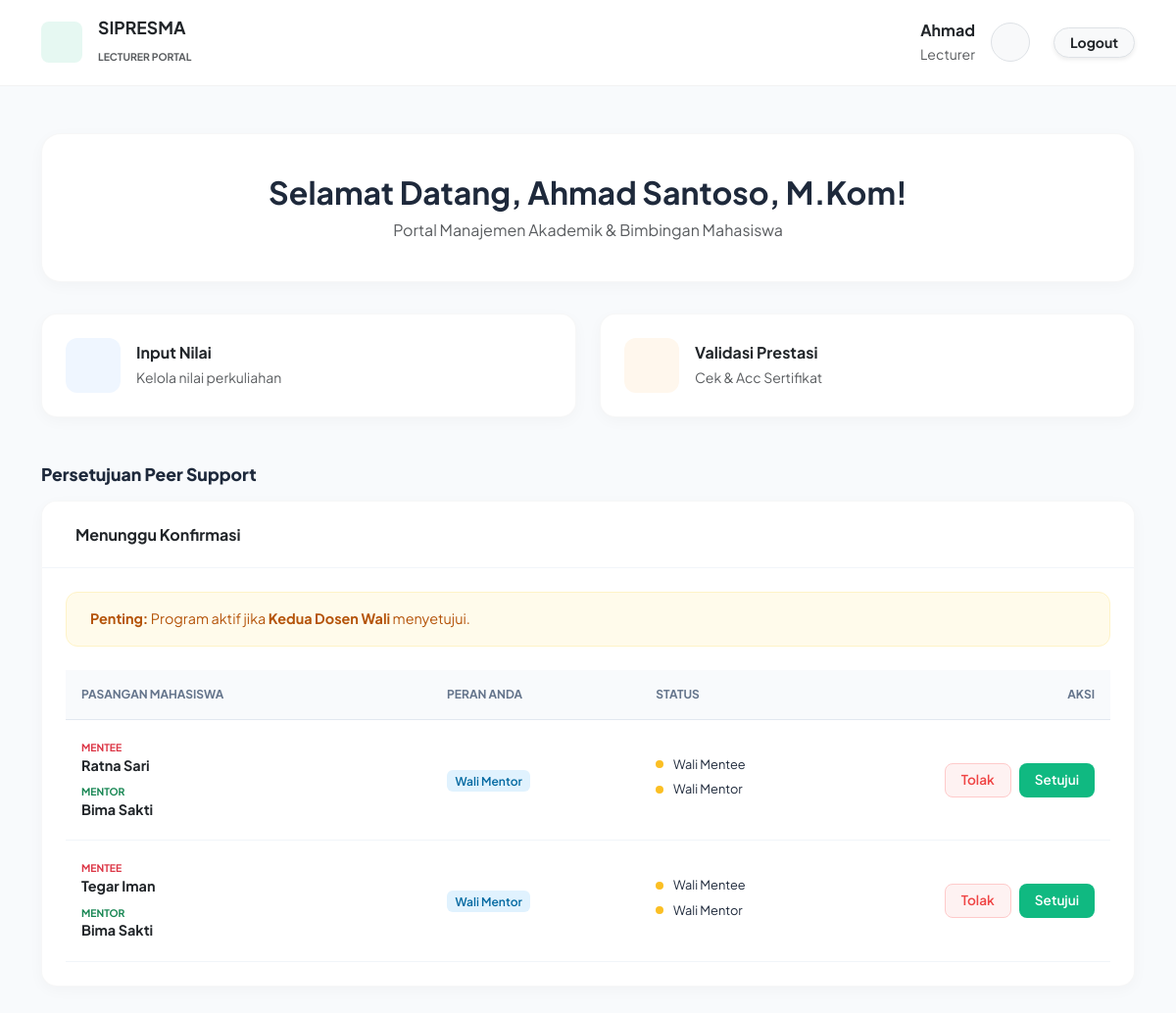
/dashboard/welcome_dosen.php (signed in), run on the app's committed database.
### tables this page shows
CREATE TABLE `dosen` (
  `nidn` varchar(20) NOT NULL,
  `id_user` int(11) NOT NULL,
  `id_prodi` int(11) NOT NULL,
  `nama_lengkap` varchar(100) NOT NULL,
  `email` varchar(100) DEFAULT NULL
);

CREATE TABLE `peer_support` (
  `id_match` int(11) NOT NULL,
  `mentee_nim` varchar(20) NOT NULL,
  `mentor_nim` varchar(20) NOT NULL,
  `tanggal_mulai` date NOT NULL,
  `status` enum('menunggu_dosen','aktif','ditolak') DEFAULT 'menunggu_dosen',
  `catatan_progress` text DEFAULT NULL,
  `acc_doswal_mentee` tinyint(1) DEFAULT 0,
  `acc_doswal_mentor` tinyint(1) DEFAULT 0
);

CREATE TABLE `mahasiswa` (
  `nim` varchar(20) NOT NULL,
  `id_user` int(11) NOT NULL,
  `id_prodi` int(11) NOT NULL,
  `dosen_wali` varchar(20) DEFAULT NULL,
  `nama_lengkap` varchar(100) NOT NULL,
  `angkatan` year(4) NOT NULL,
  `ipk_terakhir` decimal(3,2) DEFAULT 0.00,
  `sks_tempuh` int(11) DEFAULT 0,
  `status_akademik` enum('aktif','cuti','do','lulus') DEFAULT 'aktif'
);

### dashboard/welcome_dosen.php (the view, shortened to what this page needs)
<?php
include '../config/koneksi.php';
$id_user = $_SESSION['id_user'];
$q_dosen = mysqli_query($koneksi, "SELECT nidn, nama_lengkap FROM dosen WHERE id_user='$id_user'");
$data_dosen = mysqli_fetch_assoc($q_dosen);
$nidn_saya = $data_dosen['nidn'];
$nama_depan = explode(' ', trim($data_dosen['nama_lengkap']))[0];
?>
<!DOCTYPE html>
<html lang="id">
<head>
    <link href="https://cdn.jsdelivr.net/npm/bootstrap@5.3.0/dist/css/bootstrap.min.css" rel="stylesheet">
</head>
<body>
    <nav class="navbar navbar-expand-lg navbar-clean mb-5">
        <div class="container">
            <a class="navbar-brand d-flex align-items-center gap-3" href="#">
                <div class="logo-box"><iconify-icon icon="solar:infinity-bold" style="font-size: 1.5rem;"></iconify-icon></div>
                <div><h5 class="fw-bold mb-0 text-dark" style="font-size: 1.1rem;">SIPRESMA</h5><small class="text-muted fw-bold" style="font-size: 0.65rem;">LECTURER PORTAL</small></div>
            </a>
            <div class="d-flex align-items-center gap-3">
                <div class="d-none d-md-block text-end"><span class="fw-bold d-block text-dark"><?php echo $nama_depan; ?></span><small class="text-muted">Lecturer</small></div>
                <div class="bg-light rounded-circle border p-1 d-flex align-items-center justify-content-center" style="width: 40px; height: 40px;"></div>
                <a href="../logout.php" class="btn btn-light btn-sm rounded-pill px-3 fw-bold text-dark shadow-sm border ms-2">Logout</a>
            </div>
        </div>
    </nav>
    <div class="container">
        <div class="welcome-card">
            <h2 class="fw-bold mb-2">Selamat Datang, <?php echo $data_dosen['nama_lengkap']; ?>!</h2>
            <p class="text-muted mb-0">Portal Manajemen Akademik & Bimbingan Mahasiswa</p>
        </div>
        <div class="menu-grid">
            <a href="../nilai/index.php" class="menu-card">
                <div class="d-flex align-items-center">
                    <div class="menu-icon-box bg-icon-blue">
                    </div>
                    <div>
                        <h6 class="fw-bold text-dark mb-1">Input Nilai</h6>
                        <small class="text-muted">Kelola nilai perkuliahan</small>
                    </div>
                </div>
            </a>
            <a href="../prestasi/index.php" class="menu-card">
                <div class="d-flex align-items-center">
                    <div class="menu-icon-box bg-icon-orange">
                    </div>
                    <div>
                        <h6 class="fw-bold text-dark mb-1">Validasi Prestasi</h6>
                        <small class="text-muted">Cek & Acc Sertifikat</small>
                    </div>
                </div>
            </a>
        </div>
        <h5 class="section-title">Persetujuan Peer Support</h5>
        <div class="card-modern">
            <div class="card-header-clean">
                <h6 class="fw-bold mb-0 text-dark">Menunggu Konfirmasi</h6>
            </div>
            <div class="p-4">
                <div class="alert alert-warning d-flex align-items-center gap-2 mb-4" style="background: #fffbeb; border-color: #fef3c7; color: #b45309; border-radius: 12px;">
                    <div style="font-size: 0.9rem;"><strong>Penting:</strong> Program aktif jika <strong>Kedua Dosen Wali</strong> menyetujui.</div>
                </div>
                <div class="table-responsive">
                    <table class="table table-custom mb-0">
                        <thead>
                            <tr>
                                <th style="width: 35%;">Pasangan Mahasiswa</th>
                                <th style="width: 20%;">Peran Anda</th>
                                <th style="width: 25%;">Status</th>
                                <th style="width: 20%;" class="text-end">Aksi</th>
                            </tr>
                        </thead>
                        <tbody>
                            <?php
                            $query = mysqli_query($koneksi, "
                                SELECT ps.*, m1.nama_lengkap as nama_mentee, m1.dosen_wali as doswal_mentee,
                                       m2.nama_lengkap as nama_mentor, m2.dosen_wali as doswal_mentor
                                FROM peer_support ps
                                JOIN mahasiswa m1 ON ps.mentee_nim = m1.nim
                                JOIN mahasiswa m2 ON ps.mentor_nim = m2.nim
                                WHERE (m1.dosen_wali = '$nidn_saya' OR m2.dosen_wali = '$nidn_saya')
                                AND ps.status = 'menunggu_dosen'
                            ");
                            while ($row = mysqli_fetch_assoc($query)) {
                                if ($row['doswal_mentee'] == $nidn_saya) {
                                    $peran_saya = 'doswal_mentee'; $label_peran = "Wali Mentee"; $sudah_acc = $row['acc_doswal_mentee'];
                                } else {
                                    $peran_saya = 'doswal_mentor'; $label_peran = "Wali Mentor"; $sudah_acc = $row['acc_doswal_mentor'];
                                }
                            ?>
                                <tr>
                                    <td>
                                        <div class="mb-2"><small class="text-danger fw-bold d-block" style="font-size: 0.65rem;">MENTEE</small><span class="fw-bold text-dark"><?php echo $row['nama_mentee']; ?></span></div>
                                        <div><small class="text-success fw-bold d-block" style="font-size: 0.65rem;">MENTOR</small><span class="fw-bold text-dark"><?php echo $row['nama_mentor']; ?></span></div>
                                    </td>
                                    <td><span class="badge-pill badge-blue-soft"><iconify-icon icon="solar:user-id-bold"></iconify-icon> <?php echo $label_peran; ?></span></td>
                                    <td>
                                        <div class="step-indicator"><div class="step-dot <?php echo ($row['acc_doswal_mentee'])?'step-active':'step-waiting';?>"></div><span>Wali Mentee</span></div>
                                        <div class="step-indicator"><div class="step-dot <?php echo ($row['acc_doswal_mentor'])?'step-active':'step-waiting';?>"></div><span>Wali Mentor</span></div>
                                    </td>
                                    <td class="text-end">
                                        <?php if ($sudah_acc == 0) { ?>
                                            <form method="POST" class="d-flex gap-2 justify-content-end">
                                                <button type="submit" name="aksi" value="tolak" class="btn-action btn-reject" onclick="return confirm('Tolak?')">Tolak</button>
                                                <button type="submit" name="aksi" value="terima" class="btn-action btn-approve" onclick="return confirm('Setujui?')">Setujui</button>
                                            </form>
                                        <?php } else { ?>
                                            <span class="text-success fw-bold small"><iconify-icon icon="solar:check-circle-bold"></iconify-icon> Disetujui</span>
                                        <?php } ?>
                                    </td>
                                </tr>
                            <?php } ?>
                        </tbody>
                    </table>
                </div>
            </div>
        </div>
    </div>
</body>
</html>

### dashboard/welcome_dosen.php (style rules this page uses)
:root { --primary: #10b981; --bg-body: #f8fafc; --text-main: #1e293b; --text-muted: #64748b; --card-shadow: 0 4px 15px rgba(0,0,0,0.03); }
body { font-family: 'Plus Jakarta Sans', sans-serif; background-color: var(--bg-body); color: var(--text-main); padding-bottom: 3rem; }
.navbar-clean { background: white; border-bottom: 1px solid rgba(0,0,0,0.05); padding: 0.8rem 0; position: sticky; top: 0; z-index: 100; }
.logo-box { background: rgba(16, 185, 129, 0.1); color: #10b981; width: 42px; height: 42px; border-radius: 8px; display: flex; align-items: center; justify-content: center; }
.welcome-card { background: white; border-radius: 20px; padding: 2.5rem; text-align: center; box-shadow: var(--card-shadow); margin-bottom: 2rem; border: 1px solid rgba(0,0,0,0.03); }
.menu-grid { display: grid; grid-template-columns: repeat(auto-fit, minmax(300px, 1fr)); gap: 1.5rem; margin-bottom: 3rem; }
.menu-card { background: white; border-radius: 16px; padding: 1.5rem; border: 1px solid rgba(0,0,0,0.03); box-shadow: var(--card-shadow); display: flex; align-items: center; justify-content: space-between; text-decoration: none; transition: all 0.2s cubic-bezier(0.4, 0, 0.2, 1); }
.menu-icon-box { width: 56px; height: 56px; border-radius: 12px; display: flex; align-items: center; justify-content: center; font-size: 1.8rem; margin-right: 1rem; }
.bg-icon-blue { background: #eff6ff; color: #3b82f6; }
.bg-icon-orange { background: #fff7ed; color: #f97316; }
.section-title { font-weight: 800; font-size: 1.1rem; color: var(--text-main); margin-bottom: 1rem; }
.card-modern { background: white; border-radius: 16px; border: 1px solid rgba(0,0,0,0.03); box-shadow: var(--card-shadow); overflow: hidden; }
.card-header-clean { padding: 1.5rem; border-bottom: 1px solid #f1f5f9; background: white; display: flex; align-items: center; gap: 10px; }
.table-custom thead th { background-color: #f8fafc; color: var(--text-muted); font-weight: 700; font-size: 0.75rem; text-transform: uppercase; padding: 1rem; border-bottom: 1px solid #e2e8f0; }
.table-custom tbody td { padding: 1.25rem 1rem; vertical-align: middle; border-bottom: 1px solid #f1f5f9; font-size: 0.9rem; color: var(--text-main); }
.step-indicator { display: flex; align-items: center; gap: 0.6rem; font-size: 0.8rem; margin-bottom: 0.4rem; }
.step-dot { width: 8px; height: 8px; border-radius: 50%; background: #e2e8f0; }
.step-waiting { background: #fbbf24; }
.badge-pill { padding: 0.3em 0.7em; border-radius: 6px; font-weight: 600; font-size: 0.75rem; }
.badge-blue-soft { background: #e0f2fe; color: #0369a1; }
.btn-action { padding: 0.4rem 1rem; border-radius: 8px; font-weight: 600; font-size: 0.85rem; border: none; transition: 0.2s; }
.btn-approve { background: #10b981; color: white; }
.btn-reject { background: #fef2f2; color: #ef4444; border: 1px solid #fecaca; }

### data on the page
dosen: nama_lengkap "Ahmad", nama_lengkap "Ahmad Santoso, M.Kom"
peer_support: mentee_nim.nama_lengkap "Ratna Sari", mentor_nim.nama_lengkap "Bima Sakti", mentee_nim.nidn "Wali Mentor", acc_doswal_mentee 0 (drawn), acc_doswal_mentor 0 (drawn)
peer_support: mentee_nim.nama_lengkap "Tegar Iman", mentor_nim.nama_lengkap "Bima Sakti", mentee_nim.nidn "Wali Mentor", acc_doswal_mentee 0 (drawn), acc_doswal_mentor 0 (drawn)
